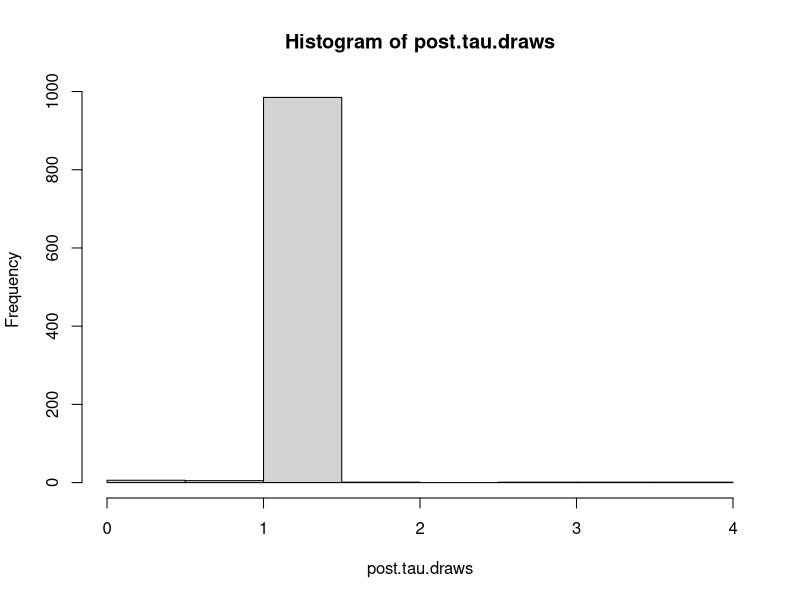

Write R code to recreate this figure.
data <- read.table("../SAT.dat",header = TRUE)

logpost.mutau <- function(mu, tau, y=data$esteffect, sig=data$seeffect){
	logprior <- -log(tau)/2
	loglike  <- sum(dnorm(y, mean=mu, sd=sqrt(sig^2 + tau), log = TRUE))
	logpost <- logprior + loglike
	return(logpost)
}

mugrid <- ppoints(1000)*20-3
taugrid <- ppoints(1000)*4 #smaller, to aid numerical integration

logpost <- matrix(NA,1000,1000)
for (i in 1:1000){ 
  for (j in 1:1000){
    logpost[i,j] <- logpost.mutau(mugrid[i],taugrid[j])
  }
}

post <- exp(logpost-max(logpost))
post <- post/sum(post)

######################################################################
# Numerical integration is easier than deriving the marginal 
# conditionals
######################################################################
post.mu.weights <- apply(post,1,sum)

post.mu.draws <- sample(mugrid, size=1000, replace=T, prob=post.mu.weights)
post.tau.draws <- array(NA, 1000)
for (i in post.mu.draws) {
	post.tau.draws[i] <- sample(taugrid, size=1, prob=post[mugrid==i, ])
}

mean(post.mu.draws)
quantile(post.mu.draws,c(0.025,0.5,0.975))
mean(post.tau.draws)
quantile(post.tau.draws,c(0.025,0.5,0.975))
summary(post.tau.draws)
hist(post.tau.draws)

######################################################################
# Numerically integrating over mu isn't as stable as the above
######################################################################
# post.tau.weights <- apply(post,2,sum)
# post.tau.draws <- sample(taugrid, size=1000, replace=T, prob=post.tau.weights)
# post.mu.draws <- array(NA, 1000)
# for (i in post.tau.draws) {
# 	post.mu.draws[i] <- sample(mugrid, size=1, prob=post[,taugrid==i])
# }
# 
# summary(post.mu.draws)
# summary(post.tau.draws)